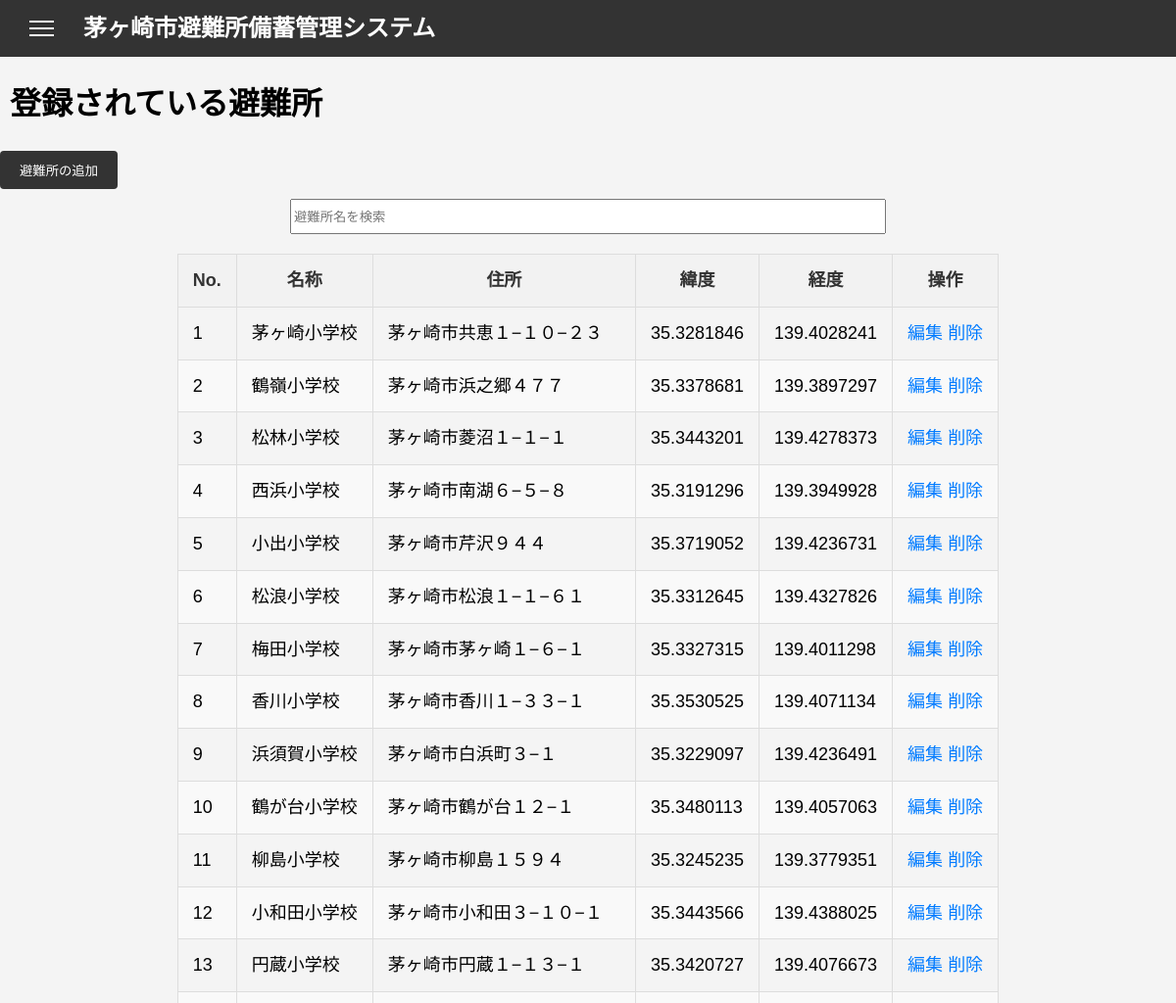
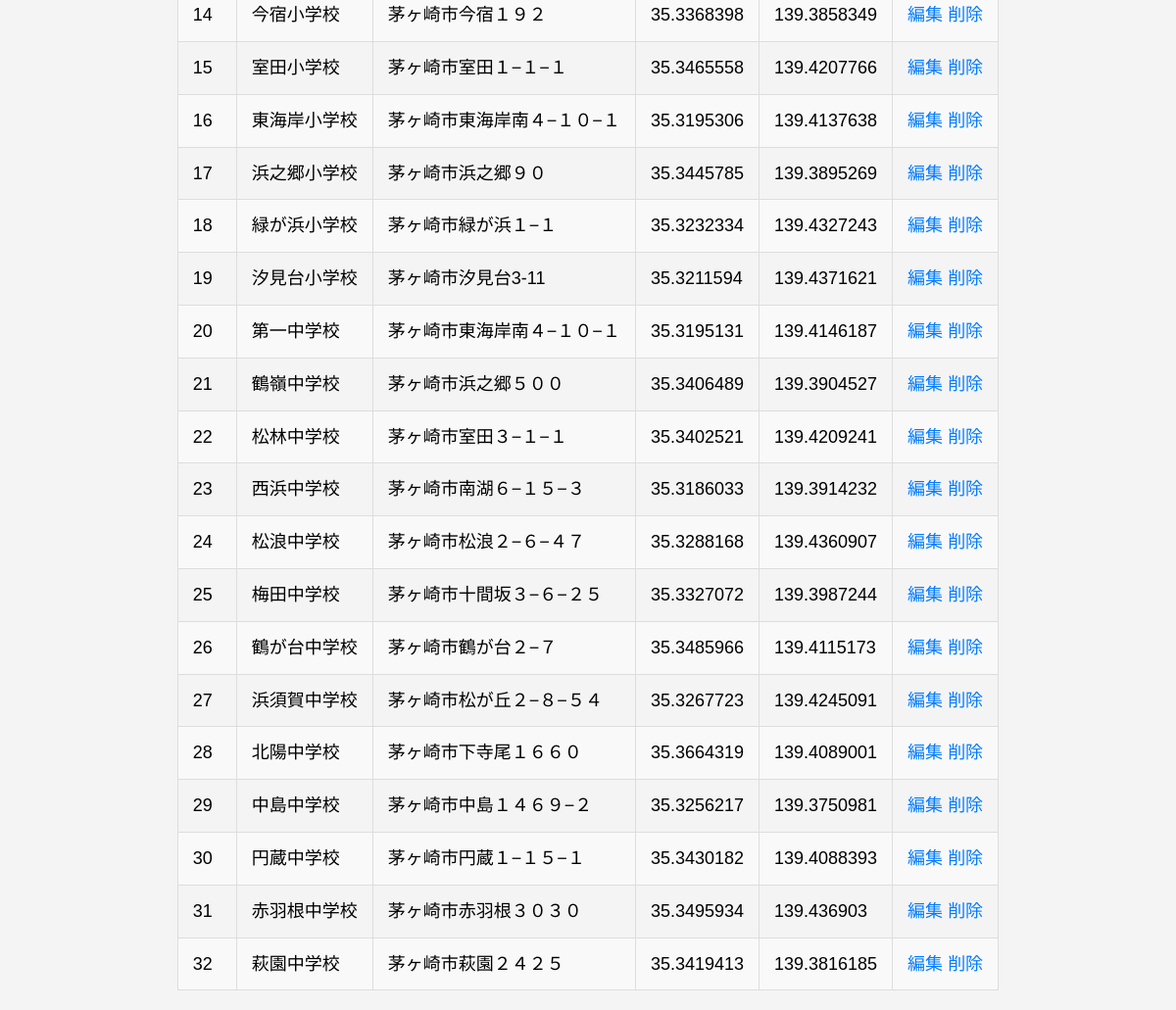
/admin/manage_shelters (signed in), run on the app's committed database (2 pictures, top to bottom).
### app/models.py (models this page shows, shortened)
class Shelter(db.Model):
    id = db.Column(db.Integer, primary_key=True, nullable=False)
    name = db.Column(db.String(255), nullable=False)
    address = db.Column(db.String(255), nullable=False)
    capacity = db.Column(db.Integer, server_default='')
    flood = db.Column(db.Integer)
    landslide = db.Column(db.Integer)
    hightide = db.Column(db.Integer)
    earthquake = db.Column(db.Integer)
    tsunami = db.Column(db.Integer)
    fire = db.Column(db.Integer)
    inland_flooding = db.Column(db.Integer)
    volcano = db.Column(db.Integer)
    latitude = db.Column(db.Float, nullable=False)
    longitude = db.Column(db.Float, nullable=False)
    altitude = db.Column(db.Float)

### app/shelter.py (the view)
@shelter_bp.route('/admin/manage_shelters')
@admin_required
def manage_shelters():
    shelters = Shelter.query.all()
    return render_template('manage_shelters.html', shelters=shelters)

### app/__init__.py (called while the page is built)
def create_app():
    app = Flask(__name__)
    app.config['SECRET_KEY'] = 'your_secret_key'
    app.config['SQLALCHEMY_DATABASE_URI'] = 'sqlite:///app.db'
    app.config['UPLOAD_FOLDER'] = ''
    db.init_app(app)
    login_manager.init_app(app)
    login_manager.login_view = 'main.login'
    migrate.init_app(app, db)
    from .main import main
    app.register_blueprint(main)
    from .admin import admin_bp
    app.register_blueprint(admin_bp)
    from .shelter import shelter_bp
    app.register_blueprint(shelter_bp)
    @login_manager.user_loader
    def load_user(user_id):
        from .models import User
        return User.query.get(int(user_id))
    return app

### app/models.py (called while the page is built)
    def is_admin(self):
        return Admin.query.filter_by(email=self.email).first() is not None

### app/shelter.py (called while the page is built)
def admin_required(f):
    @wraps(f)
    def decorated_function(*args, **kwargs):
        if not current_user.is_authenticated or not current_user.is_admin():
            abort(403)
        return f(*args, **kwargs)
    return decorated_function

### app/templates/manage_shelters.html (shortened to what this page needs)
{% extends "base.html" %}
{% block content %}
    <h1>登録されている避難所</h1>
    <div>
        <a href="{{ url_for('shelter.add_shelter') }}">
            <button>避難所の追加</button>
        </a>
    </div>
    <input type="text" id="searchBox" placeholder="避難所名を検索">
    <table id = 'adminTable'>
        <thead>
            <tr>
                <th>No.</th>
                <th>名称</th>
                <th>住所</th>
                <th>緯度</th>
                <th>経度</th>
                <th>操作</th>
            </tr>
        </thead>
        <tbody>
            {% for shelter in shelters %}
            <tr>
                <td>{{ shelter.id }}</td>
                <td>{{ shelter.name }}</td>
                <td>{{ shelter.address }}</td>
                <td>{{ shelter.latitude }}</td>
                <td>{{ shelter.longitude }}</td>
                <td>
                    <a href="{{ url_for('shelter.edit_shelter', shelter_id=shelter.id) }}">編集</a>
                    <a href="{{ url_for('shelter.delete_shelter', shelter_id=shelter.id) }}">削除</a>
                </td>
            </tr>
            {% endfor %}
        </tbody>
    </table>
{% endblock %}

### app/templates/base.html (shortened to what this page needs)
<!DOCTYPE html>
<html lang="ja">
<head>
    <link rel="stylesheet" href="{{ url_for('static', filename='css/style.css') }}">
</head>
<body>
    <header>
        <button class="menu-toggle" aria-label="メニューを開く">
            <span class="menu-icon"></span>
        </button>
        <h1><a href="/">茅ヶ崎市避難所備蓄管理システム</a></h1>
    </header>
    <main>
        {% block content %}
        {% endblock %}
    </main>
</body>
</html>

### app/static/css/style.css (style rules this page uses)
body { font-family: Arial, sans-serif; line-height: 1.6; margin: 0; padding: 0; background-color: #f4f4f4; height: 100vh; display: flex; flex-direction: column; z-index: 1000; }
header { position: fixed; background: #333; color: #fff; padding: 10px 0; display: flex; justify-content: space-between; align-items: center; z-index: 1000; }
header h1 { margin: 0; padding-left: 10px; width: 100vw; font-size: 1.5em; flex: 1; text-align: left; overflow: hidden; white-space: nowrap; }
.menu-toggle { background: none; border: none; cursor: pointer; margin-left: 10px; font-size: 1.5em; color: #fff; display: block; top: 10px; left: 50%; }
.menu-icon { display: block; width: 25px; height: 2px; background-color: #fff; position: relative; transition: all 0.3s ease; }
.menu-icon::before, .menu-icon::after { content: ''; display: block; width: 25px; height: 2px; background-color: #fff; position: absolute; left: 0; transition: all 0.3s ease; }
.menu-icon::before { top: -7px; }
.menu-icon::after { top: 7px; }
main { width: 100%; box-sizing: border-box; padding-top: 60px; }
input[type="submit"], button { background-color: #333; color: #fff; border: none; padding: 10px 20px; border-radius: 4px; cursor: pointer; }
h1 { margin-left: 10px; }
a,a:hover,a:visited { color: inherit; text-decoration: none; }
#adminTable { border-collapse: collapse; margin: 20px auto; font-size: 18px; text-align: center; }
#adminTable th, #adminTable td { padding: 12px 15px; border: 1px solid #ddd; }
#adminTable thead tr { background-color: #f2f2f2; color: #333; }
#adminTable tbody tr { border-bottom: 1px solid #ddd; text-align: left; }
#adminTable tbody tr:nth-of-type(even) { background-color: #f9f9f9; }
#adminTable a { color: #007BFF; text-decoration: none; }
#searchBox { margin: 10px auto; display: block; width: 50%; height: 30px; }

### data on the page
Shelter: id "1", name "茅ヶ崎小学校", address "茅ヶ崎市共恵１−１０−２３", latitude "35.3281846", longitude "139.4028241"
Shelter: id "2", name "鶴嶺小学校", address "茅ヶ崎市浜之郷４７７", latitude "35.3378681", longitude "139.3897297"
Shelter: id "3", name "松林小学校", address "茅ヶ崎市菱沼１−１−１", latitude "35.3443201", longitude "139.4278373"
Shelter: id "4", name "西浜小学校", address "茅ヶ崎市南湖６−５−８", latitude "35.3191296", longitude "139.3949928"
Shelter: id "5", name "小出小学校", address "茅ヶ崎市芹沢９４４", latitude "35.3719052", longitude "139.4236731"
Shelter: id "6", name "松浪小学校", address "茅ヶ崎市松浪１−１−６１", latitude "35.3312645", longitude "139.4327826"
Shelter: id "7", name "梅田小学校", address "茅ヶ崎市茅ヶ崎１−６−１", latitude "35.3327315", longitude "139.4011298"
Shelter: id "8", name "香川小学校", address "茅ヶ崎市香川１−３３−１", latitude "35.3530525", longitude "139.4071134"
Shelter: id "9", name "浜須賀小学校", address "茅ヶ崎市白浜町３−１", latitude "35.3229097", longitude "139.4236491"
Shelter: id "10", name "鶴が台小学校", address "茅ヶ崎市鶴が台１２−１", latitude "35.3480113", longitude "139.4057063"
Shelter: id "11", name "柳島小学校", address "茅ヶ崎市柳島１５９４", latitude "35.3245235", longitude "139.3779351"
Shelter: id "12", name "小和田小学校", address "茅ヶ崎市小和田３−１０−１", latitude "35.3443566", longitude "139.4388025"
Shelter: id "13", name "円蔵小学校", address "茅ヶ崎市円蔵１−１３−１", latitude "35.3420727", longitude "139.4076673"
Shelter: id "14", name "今宿小学校", address "茅ヶ崎市今宿１９２", latitude "35.3368398", longitude "139.3858349"
Shelter: id "15", name "室田小学校", address "茅ヶ崎市室田１−１−１", latitude "35.3465558", longitude "139.4207766"
Shelter: id "16", name "東海岸小学校", address "茅ヶ崎市東海岸南４−１０−１", latitude "35.3195306", longitude "139.4137638"
Shelter: id "17", name "浜之郷小学校", address "茅ヶ崎市浜之郷９０", latitude "35.3445785", longitude "139.3895269"
Shelter: id "18", name "緑が浜小学校", address "茅ヶ崎市緑が浜１−１", latitude "35.3232334", longitude "139.4327243"
Shelter: id "19", name "汐見台小学校", address "茅ヶ崎市汐見台3-11", latitude "35.3211594", longitude "139.4371621"
Shelter: id "20", name "第一中学校", address "茅ヶ崎市東海岸南４−１０−１", latitude "35.3195131", longitude "139.4146187"
Shelter: id "21", name "鶴嶺中学校", address "茅ヶ崎市浜之郷５００", latitude "35.3406489", longitude "139.3904527"
Shelter: id "22", name "松林中学校", address "茅ヶ崎市室田３−１−１", latitude "35.3402521", longitude "139.4209241"
Shelter: id "23", name "西浜中学校", address "茅ヶ崎市南湖６−１５−３", latitude "35.3186033", longitude "139.3914232"
Shelter: id "24", name "松浪中学校", address "茅ヶ崎市松浪２−６−４７", latitude "35.3288168", longitude "139.4360907"
Shelter: id "25", name "梅田中学校", address "茅ヶ崎市十間坂３−６−２５", latitude "35.3327072", longitude "139.3987244"
Shelter: id "26", name "鶴が台中学校", address "茅ヶ崎市鶴が台２−７", latitude "35.3485966", longitude "139.4115173"
Shelter: id "27", name "浜須賀中学校", address "茅ヶ崎市松が丘２−８−５４", latitude "35.3267723", longitude "139.4245091"
Shelter: id "28", name "北陽中学校", address "茅ヶ崎市下寺尾１６６０", latitude "35.3664319", longitude "139.4089001"
Shelter: id "29", name "中島中学校", address "茅ヶ崎市中島１４６９−２", latitude "35.3256217", longitude "139.3750981"
Shelter: id "30", name "円蔵中学校", address "茅ヶ崎市円蔵１−１５−１", latitude "35.3430182", longitude "139.4088393"
Shelter: id "31", name "赤羽根中学校", address "茅ヶ崎市赤羽根３０３０", latitude "35.3495934", longitude "139.436903"
Shelter: id "32", name "萩園中学校", address "茅ヶ崎市萩園２４２５", latitude "35.3419413", longitude "139.3816185"
